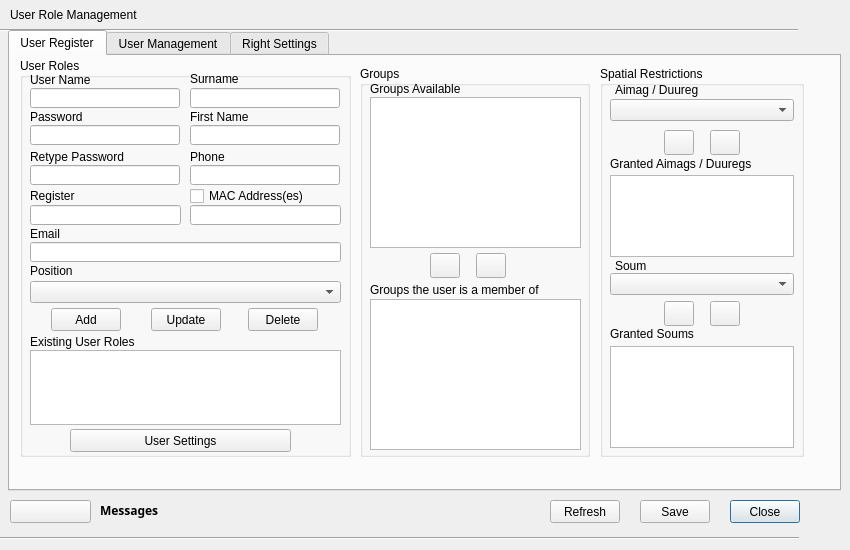
<?xml version="1.0" encoding="UTF-8"?>
<ui version="4.0">
 <class>UserRoleManagementDialog</class>
 <widget class="QDialog" name="UserRoleManagementDialog">
  <property name="geometry">
   <rect>
    <x>0</x>
    <y>0</y>
    <width>850</width>
    <height>550</height>
   </rect>
  </property>
  <property name="minimumSize">
   <size>
    <width>850</width>
    <height>550</height>
   </size>
  </property>
  <property name="maximumSize">
   <size>
    <width>850</width>
    <height>550</height>
   </size>
  </property>
  <property name="baseSize">
   <size>
    <width>860</width>
    <height>550</height>
   </size>
  </property>
  <property name="windowTitle">
   <string>User Role Management</string>
  </property>
  <property name="windowIcon">
   <iconset resource="resources.qrc">
    <normaloff>:/plugins/lm2/user_role_management.png</normaloff>:/plugins/lm2/user_role_management.png</iconset>
  </property>
  <widget class="Line" name="line">
   <property name="geometry">
    <rect>
     <x>0</x>
     <y>20</y>
     <width>798</width>
     <height>20</height>
    </rect>
   </property>
   <property name="orientation">
    <enum>Qt::Horizontal</enum>
   </property>
  </widget>
  <widget class="QLabel" name="label_9">
   <property name="geometry">
    <rect>
     <x>10</x>
     <y>7</y>
     <width>231</width>
     <height>16</height>
    </rect>
   </property>
   <property name="text">
    <string>User Role Management</string>
   </property>
  </widget>
  <widget class="QPushButton" name="close_button">
   <property name="geometry">
    <rect>
     <x>730</x>
     <y>500</y>
     <width>70</width>
     <height>23</height>
    </rect>
   </property>
   <property name="text">
    <string>Close</string>
   </property>
  </widget>
  <widget class="QPushButton" name="help_button">
   <property name="geometry">
    <rect>
     <x>10</x>
     <y>500</y>
     <width>81</width>
     <height>23</height>
    </rect>
   </property>
   <property name="text">
    <string/>
   </property>
   <property name="icon">
    <iconset resource="resources.qrc">
     <normaloff>:/plugins/lm2/help_button.png</normaloff>:/plugins/lm2/help_button.png</iconset>
   </property>
  </widget>
  <widget class="Line" name="line_2">
   <property name="geometry">
    <rect>
     <x>0</x>
     <y>530</y>
     <width>799</width>
     <height>16</height>
    </rect>
   </property>
   <property name="orientation">
    <enum>Qt::Horizontal</enum>
   </property>
  </widget>
  <widget class="QLabel" name="username_real_lbl">
   <property name="geometry">
    <rect>
     <x>220</x>
     <y>7</y>
     <width>121</width>
     <height>16</height>
    </rect>
   </property>
   <property name="text">
    <string/>
   </property>
  </widget>
  <widget class="QTabWidget" name="tabWidget">
   <property name="geometry">
    <rect>
     <x>8</x>
     <y>30</y>
     <width>833</width>
     <height>461</height>
    </rect>
   </property>
   <property name="currentIndex">
    <number>0</number>
   </property>
   <widget class="QWidget" name="user_register_tab">
    <attribute name="title">
     <string>User Register</string>
    </attribute>
    <widget class="QGroupBox" name="groupBox">
     <property name="geometry">
      <rect>
       <x>10</x>
       <y>2</y>
       <width>331</width>
       <height>399</height>
      </rect>
     </property>
     <property name="title">
      <string>User Roles</string>
     </property>
     <widget class="QLineEdit" name="username_edit">
      <property name="geometry">
       <rect>
        <x>10</x>
        <y>30</y>
        <width>150</width>
        <height>20</height>
       </rect>
      </property>
     </widget>
     <widget class="QLabel" name="label">
      <property name="geometry">
       <rect>
        <x>10</x>
        <y>13</y>
        <width>151</width>
        <height>17</height>
       </rect>
      </property>
      <property name="text">
       <string>User Name</string>
      </property>
     </widget>
     <widget class="QLineEdit" name="password_edit">
      <property name="geometry">
       <rect>
        <x>10</x>
        <y>67</y>
        <width>150</width>
        <height>20</height>
       </rect>
      </property>
      <property name="echoMode">
       <enum>QLineEdit::Password</enum>
      </property>
     </widget>
     <widget class="QLabel" name="label_2">
      <property name="geometry">
       <rect>
        <x>10</x>
        <y>50</y>
        <width>151</width>
        <height>17</height>
       </rect>
      </property>
      <property name="text">
       <string>Password</string>
      </property>
     </widget>
     <widget class="QLabel" name="label_3">
      <property name="geometry">
       <rect>
        <x>10</x>
        <y>90</y>
        <width>151</width>
        <height>17</height>
       </rect>
      </property>
      <property name="text">
       <string>Retype Password</string>
      </property>
     </widget>
     <widget class="QLineEdit" name="retype_password_edit">
      <property name="geometry">
       <rect>
        <x>10</x>
        <y>107</y>
        <width>150</width>
        <height>20</height>
       </rect>
      </property>
      <property name="echoMode">
       <enum>QLineEdit::Password</enum>
      </property>
     </widget>
     <widget class="QLabel" name="label_5">
      <property name="geometry">
       <rect>
        <x>170</x>
        <y>13</y>
        <width>151</width>
        <height>16</height>
       </rect>
      </property>
      <property name="text">
       <string>Surname</string>
      </property>
     </widget>
     <widget class="QLineEdit" name="surname_edit">
      <property name="geometry">
       <rect>
        <x>170</x>
        <y>30</y>
        <width>150</width>
        <height>20</height>
       </rect>
      </property>
     </widget>
     <widget class="QLineEdit" name="firstname_edit">
      <property name="geometry">
       <rect>
        <x>170</x>
        <y>67</y>
        <width>150</width>
        <height>20</height>
       </rect>
      </property>
     </widget>
     <widget class="QLabel" name="label_6">
      <property name="geometry">
       <rect>
        <x>170</x>
        <y>50</y>
        <width>151</width>
        <height>17</height>
       </rect>
      </property>
      <property name="text">
       <string>First Name</string>
      </property>
     </widget>
     <widget class="QLabel" name="label_7">
      <property name="geometry">
       <rect>
        <x>10</x>
        <y>204</y>
        <width>151</width>
        <height>17</height>
       </rect>
      </property>
      <property name="text">
       <string>Position</string>
      </property>
     </widget>
     <widget class="QPushButton" name="add_button">
      <property name="geometry">
       <rect>
        <x>31</x>
        <y>250</y>
        <width>70</width>
        <height>23</height>
       </rect>
      </property>
      <property name="text">
       <string>Add</string>
      </property>
     </widget>
     <widget class="QPushButton" name="update_button">
      <property name="geometry">
       <rect>
        <x>131</x>
        <y>250</y>
        <width>70</width>
        <height>23</height>
       </rect>
      </property>
      <property name="text">
       <string>Update</string>
      </property>
     </widget>
     <widget class="QPushButton" name="delete_button">
      <property name="geometry">
       <rect>
        <x>228</x>
        <y>250</y>
        <width>70</width>
        <height>23</height>
       </rect>
      </property>
      <property name="text">
       <string>Delete</string>
      </property>
     </widget>
     <widget class="QLabel" name="label_8">
      <property name="geometry">
       <rect>
        <x>10</x>
        <y>276</y>
        <width>311</width>
        <height>16</height>
       </rect>
      </property>
      <property name="text">
       <string>Existing User Roles</string>
      </property>
     </widget>
     <widget class="QLabel" name="label_15">
      <property name="geometry">
       <rect>
        <x>170</x>
        <y>90</y>
        <width>151</width>
        <height>17</height>
       </rect>
      </property>
      <property name="text">
       <string>Phone</string>
      </property>
     </widget>
     <widget class="QLineEdit" name="phone_edit">
      <property name="geometry">
       <rect>
        <x>170</x>
        <y>107</y>
        <width>150</width>
        <height>20</height>
       </rect>
      </property>
      <property name="text">
       <string/>
      </property>
     </widget>
     <widget class="QListWidget" name="user_role_lwidget">
      <property name="geometry">
       <rect>
        <x>10</x>
        <y>292</y>
        <width>311</width>
        <height>75</height>
       </rect>
      </property>
     </widget>
     <widget class="QComboBox" name="position_cbox">
      <property name="geometry">
       <rect>
        <x>10</x>
        <y>223</y>
        <width>311</width>
        <height>22</height>
       </rect>
      </property>
     </widget>
     <widget class="QLineEdit" name="mac_address_edit">
      <property name="geometry">
       <rect>
        <x>170</x>
        <y>147</y>
        <width>151</width>
        <height>20</height>
       </rect>
      </property>
     </widget>
     <widget class="QLineEdit" name="register_edit">
      <property name="geometry">
       <rect>
        <x>10</x>
        <y>147</y>
        <width>151</width>
        <height>20</height>
       </rect>
      </property>
     </widget>
     <widget class="QLabel" name="label_17">
      <property name="geometry">
       <rect>
        <x>10</x>
        <y>129</y>
        <width>151</width>
        <height>17</height>
       </rect>
      </property>
      <property name="text">
       <string>Register</string>
      </property>
     </widget>
     <widget class="QPushButton" name="settings_button">
      <property name="geometry">
       <rect>
        <x>50</x>
        <y>371</y>
        <width>221</width>
        <height>23</height>
       </rect>
      </property>
      <property name="text">
       <string>User Settings</string>
      </property>
     </widget>
     <widget class="QCheckBox" name="get_mac_checkbox">
      <property name="geometry">
       <rect>
        <x>170</x>
        <y>128</y>
        <width>141</width>
        <height>20</height>
       </rect>
      </property>
      <property name="text">
       <string>MAC Address(es)</string>
      </property>
     </widget>
     <widget class="QLabel" name="label_18">
      <property name="geometry">
       <rect>
        <x>10</x>
        <y>167</y>
        <width>151</width>
        <height>17</height>
       </rect>
      </property>
      <property name="text">
       <string>Email</string>
      </property>
     </widget>
     <widget class="QLineEdit" name="email_edit">
      <property name="geometry">
       <rect>
        <x>10</x>
        <y>184</y>
        <width>311</width>
        <height>20</height>
       </rect>
      </property>
     </widget>
    </widget>
    <widget class="QGroupBox" name="groupBox_3">
     <property name="geometry">
      <rect>
       <x>350</x>
       <y>10</y>
       <width>230</width>
       <height>391</height>
      </rect>
     </property>
     <property name="title">
      <string>Groups</string>
     </property>
     <widget class="QLabel" name="label_12">
      <property name="geometry">
       <rect>
        <x>10</x>
        <y>15</y>
        <width>201</width>
        <height>16</height>
       </rect>
      </property>
      <property name="text">
       <string>Groups Available</string>
      </property>
     </widget>
     <widget class="QPushButton" name="down_groups_button">
      <property name="geometry">
       <rect>
        <x>70</x>
        <y>187</y>
        <width>30</width>
        <height>25</height>
       </rect>
      </property>
      <property name="text">
       <string/>
      </property>
      <property name="icon">
       <iconset resource="resources.qrc">
        <normaloff>:/plugins/lm2/down_button.png</normaloff>:/plugins/lm2/down_button.png</iconset>
      </property>
     </widget>
     <widget class="QPushButton" name="up_groups_button">
      <property name="geometry">
       <rect>
        <x>116</x>
        <y>187</y>
        <width>30</width>
        <height>25</height>
       </rect>
      </property>
      <property name="text">
       <string/>
      </property>
      <property name="icon">
       <iconset resource="resources.qrc">
        <normaloff>:/plugins/lm2/up_button.png</normaloff>:/plugins/lm2/up_button.png</iconset>
      </property>
     </widget>
     <widget class="QLabel" name="label_13">
      <property name="geometry">
       <rect>
        <x>10</x>
        <y>215</y>
        <width>209</width>
        <height>17</height>
       </rect>
      </property>
      <property name="text">
       <string>Groups the user is a member of</string>
      </property>
     </widget>
     <widget class="QListWidget" name="group_lwidget">
      <property name="geometry">
       <rect>
        <x>10</x>
        <y>31</y>
        <width>211</width>
        <height>151</height>
       </rect>
      </property>
     </widget>
     <widget class="QListWidget" name="member_lwidget">
      <property name="geometry">
       <rect>
        <x>10</x>
        <y>233</y>
        <width>211</width>
        <height>151</height>
       </rect>
      </property>
     </widget>
    </widget>
    <widget class="QGroupBox" name="groupBox_7">
     <property name="geometry">
      <rect>
       <x>590</x>
       <y>10</y>
       <width>204</width>
       <height>391</height>
      </rect>
     </property>
     <property name="title">
      <string>Spatial Restrictions</string>
     </property>
     <widget class="QLabel" name="label_14">
      <property name="geometry">
       <rect>
        <x>15</x>
        <y>16</y>
        <width>181</width>
        <height>16</height>
       </rect>
      </property>
      <property name="text">
       <string>Aimag / Duureg</string>
      </property>
     </widget>
     <widget class="QComboBox" name="aimag_cbox">
      <property name="geometry">
       <rect>
        <x>10</x>
        <y>33</y>
        <width>184</width>
        <height>22</height>
       </rect>
      </property>
     </widget>
     <widget class="QListWidget" name="aimag_lwidget">
      <property name="geometry">
       <rect>
        <x>10</x>
        <y>109</y>
        <width>184</width>
        <height>82</height>
       </rect>
      </property>
     </widget>
     <widget class="QPushButton" name="down_aimag_button">
      <property name="geometry">
       <rect>
        <x>64</x>
        <y>64</y>
        <width>30</width>
        <height>25</height>
       </rect>
      </property>
      <property name="text">
       <string/>
      </property>
      <property name="icon">
       <iconset resource="resources.qrc">
        <normaloff>:/plugins/lm2/down_button.png</normaloff>:/plugins/lm2/down_button.png</iconset>
      </property>
     </widget>
     <widget class="QPushButton" name="up_aimag_button">
      <property name="geometry">
       <rect>
        <x>110</x>
        <y>64</y>
        <width>30</width>
        <height>25</height>
       </rect>
      </property>
      <property name="text">
       <string/>
      </property>
      <property name="icon">
       <iconset resource="resources.qrc">
        <normaloff>:/plugins/lm2/up_button.png</normaloff>:/plugins/lm2/up_button.png</iconset>
      </property>
     </widget>
     <widget class="QLabel" name="label_16">
      <property name="geometry">
       <rect>
        <x>15</x>
        <y>192</y>
        <width>181</width>
        <height>16</height>
       </rect>
      </property>
      <property name="text">
       <string>Soum</string>
      </property>
     </widget>
     <widget class="QComboBox" name="soum_cbox">
      <property name="geometry">
       <rect>
        <x>10</x>
        <y>207</y>
        <width>184</width>
        <height>22</height>
       </rect>
      </property>
     </widget>
     <widget class="QListWidget" name="soum_lwidget">
      <property name="geometry">
       <rect>
        <x>10</x>
        <y>280</y>
        <width>184</width>
        <height>102</height>
       </rect>
      </property>
     </widget>
     <widget class="QPushButton" name="up_soum_button">
      <property name="geometry">
       <rect>
        <x>110</x>
        <y>235</y>
        <width>30</width>
        <height>25</height>
       </rect>
      </property>
      <property name="text">
       <string/>
      </property>
      <property name="icon">
       <iconset resource="resources.qrc">
        <normaloff>:/plugins/lm2/up_button.png</normaloff>:/plugins/lm2/up_button.png</iconset>
      </property>
     </widget>
     <widget class="QPushButton" name="down_soum_button">
      <property name="geometry">
       <rect>
        <x>64</x>
        <y>235</y>
        <width>30</width>
        <height>25</height>
       </rect>
      </property>
      <property name="text">
       <string/>
      </property>
      <property name="icon">
       <iconset resource="resources.qrc">
        <normaloff>:/plugins/lm2/down_button.png</normaloff>:/plugins/lm2/down_button.png</iconset>
      </property>
     </widget>
     <widget class="QLabel" name="label_30">
      <property name="geometry">
       <rect>
        <x>10</x>
        <y>90</y>
        <width>181</width>
        <height>16</height>
       </rect>
      </property>
      <property name="text">
       <string>Granted Aimags / Duuregs</string>
      </property>
     </widget>
     <widget class="QLabel" name="label_4">
      <property name="geometry">
       <rect>
        <x>10</x>
        <y>260</y>
        <width>181</width>
        <height>16</height>
       </rect>
      </property>
      <property name="text">
       <string>Granted Soums</string>
      </property>
     </widget>
    </widget>
   </widget>
   <widget class="QWidget" name="user_management_tab">
    <attribute name="title">
     <string>User Management</string>
    </attribute>
    <widget class="QTableWidget" name="user_twidget">
     <property name="geometry">
      <rect>
       <x>10</x>
       <y>40</y>
       <width>181</width>
       <height>281</height>
      </rect>
     </property>
     <attribute name="horizontalHeaderDefaultSectionSize">
      <number>200</number>
     </attribute>
     <column>
      <property name="text">
       <string>Employeer</string>
      </property>
     </column>
    </widget>
    <widget class="QTableWidget" name="position_twidget">
     <property name="geometry">
      <rect>
       <x>199</x>
       <y>40</y>
       <width>221</width>
       <height>281</height>
      </rect>
     </property>
     <attribute name="horizontalHeaderDefaultSectionSize">
      <number>250</number>
     </attribute>
     <column>
      <property name="text">
       <string>Position</string>
      </property>
     </column>
    </widget>
    <widget class="QTableWidget" name="right_grud_twidget">
     <property name="geometry">
      <rect>
       <x>430</x>
       <y>40</y>
       <width>391</width>
       <height>281</height>
      </rect>
     </property>
     <column>
      <property name="text">
       <string>Rigth type</string>
      </property>
     </column>
     <column>
      <property name="text">
       <string>View</string>
      </property>
     </column>
     <column>
      <property name="text">
       <string>Add</string>
      </property>
     </column>
     <column>
      <property name="text">
       <string>Delete</string>
      </property>
     </column>
     <column>
      <property name="text">
       <string>Edit</string>
      </property>
     </column>
    </widget>
    <widget class="QGroupBox" name="groupBox_2">
     <property name="geometry">
      <rect>
       <x>10</x>
       <y>330</y>
       <width>811</width>
       <height>85</height>
      </rect>
     </property>
     <property name="title">
      <string>Employeer Details</string>
     </property>
    </widget>
    <widget class="QPushButton" name="load_default_settings_button">
     <property name="geometry">
      <rect>
       <x>650</x>
       <y>10</y>
       <width>171</width>
       <height>23</height>
      </rect>
     </property>
     <property name="text">
      <string>Load Default Settings</string>
     </property>
    </widget>
    <widget class="QPushButton" name="load_users_button">
     <property name="geometry">
      <rect>
       <x>9</x>
       <y>10</y>
       <width>171</width>
       <height>23</height>
      </rect>
     </property>
     <property name="text">
      <string>Load All Users</string>
     </property>
    </widget>
    <widget class="QPushButton" name="load_position_button">
     <property name="geometry">
      <rect>
       <x>199</x>
       <y>10</y>
       <width>171</width>
       <height>23</height>
      </rect>
     </property>
     <property name="text">
      <string>Load All Position</string>
     </property>
    </widget>
   </widget>
   <widget class="QWidget" name="tab">
    <attribute name="title">
     <string>Right Settings</string>
    </attribute>
    <widget class="QTableWidget" name="settings_right_grud_twidget">
     <property name="geometry">
      <rect>
       <x>270</x>
       <y>20</y>
       <width>551</width>
       <height>391</height>
      </rect>
     </property>
     <column>
      <property name="text">
       <string>Right Type English</string>
      </property>
     </column>
     <column>
      <property name="text">
       <string>Right Type Mongolia</string>
      </property>
     </column>
     <column>
      <property name="text">
       <string>View</string>
      </property>
     </column>
     <column>
      <property name="text">
       <string>Add</string>
      </property>
     </column>
     <column>
      <property name="text">
       <string>Delete</string>
      </property>
     </column>
     <column>
      <property name="text">
       <string>Edit</string>
      </property>
     </column>
    </widget>
    <widget class="QTableWidget" name="settings_position_twidget">
     <property name="geometry">
      <rect>
       <x>10</x>
       <y>20</y>
       <width>251</width>
       <height>391</height>
      </rect>
     </property>
     <attribute name="horizontalHeaderDefaultSectionSize">
      <number>250</number>
     </attribute>
     <attribute name="horizontalHeaderMinimumSectionSize">
      <number>33</number>
     </attribute>
     <attribute name="verticalHeaderDefaultSectionSize">
      <number>30</number>
     </attribute>
     <attribute name="verticalHeaderMinimumSectionSize">
      <number>19</number>
     </attribute>
     <column>
      <property name="text">
       <string>Position</string>
      </property>
     </column>
    </widget>
   </widget>
  </widget>
  <widget class="QPushButton" name="refresh_button">
   <property name="geometry">
    <rect>
     <x>550</x>
     <y>500</y>
     <width>70</width>
     <height>23</height>
    </rect>
   </property>
   <property name="text">
    <string>Refresh</string>
   </property>
  </widget>
  <widget class="QPushButton" name="apply_button">
   <property name="geometry">
    <rect>
     <x>640</x>
     <y>500</y>
     <width>70</width>
     <height>23</height>
    </rect>
   </property>
   <property name="text">
    <string>Save</string>
   </property>
  </widget>
  <widget class="QLabel" name="status_label">
   <property name="geometry">
    <rect>
     <x>100</x>
     <y>500</y>
     <width>440</width>
     <height>21</height>
    </rect>
   </property>
   <property name="font">
    <font>
     <family>Century Gothic</family>
     <weight>75</weight>
     <bold>true</bold>
    </font>
   </property>
   <property name="text">
    <string>Messages</string>
   </property>
  </widget>
 </widget>
 <tabstops>
  <tabstop>help_button</tabstop>
  <tabstop>close_button</tabstop>
 </tabstops>
 <resources>
  <include location="resources.qrc"/>
 </resources>
 <connections/>
</ui>
